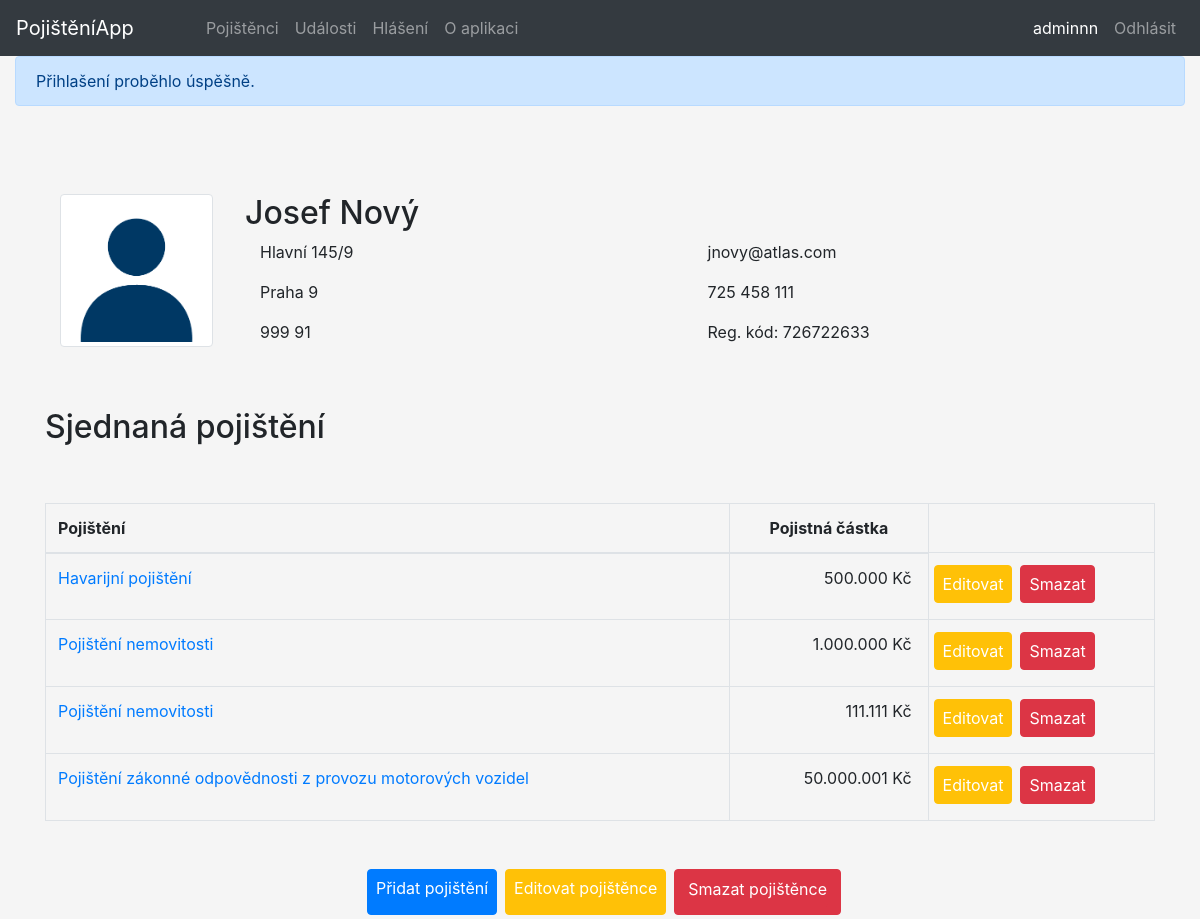
The page /detail-pojistence/10 (signed in) on the database its author committed.
### tables this page shows
CREATE TABLE `pojistenci` (
  `pojistenci_id` int(11) NOT NULL,
  `jmeno` varchar(255) NOT NULL,
  `prijmeni` varchar(255) NOT NULL,
  `email` varchar(255) NOT NULL,
  `telefon` varchar(20) NOT NULL,
  `ulice_cp` varchar(255) NOT NULL,
  `mesto` varchar(255) NOT NULL,
  `psc` varchar(6) NOT NULL,
  `registr_kod` int(11) NOT NULL
);

CREATE TABLE `pojisteni` (
  `pojisteni_id` int(11) NOT NULL,
  `poj_produkt` varchar(255) NOT NULL,
  `poj_castka` int(11) NOT NULL,
  `predmet_poj` varchar(255) NOT NULL,
  `platnost_od` date NOT NULL,
  `platnost_do` date NOT NULL,
  `pojistenec_id` int(11) NOT NULL
);

### kontrolery/SmerovacKontroler.php (called while the page is built, shortened)
<?php
class SmerovacKontroler extends Kontroler
{
	protected Kontroler $kontroler;
	private function pomlckyDoVelbloudiNotace(string $text) : string
	{
		$veta = str_replace('-', ' ', $text);
		$veta = ucwords($veta);
		$veta = str_replace(' ', '', $veta);
		return $veta;
	}
	private function parsujURL(string $url) : array
	{
        $naparsovanaURL = parse_url($url);
		$naparsovanaURL["path"] = ltrim($naparsovanaURL["path"], "/");
		$naparsovanaURL["path"] = trim($naparsovanaURL["path"]);
		$rozdelenaCesta = explode("/", $naparsovanaURL["path"]);
		return $rozdelenaCesta;
	}
    public function zpracuj(array $parametry) : void
    {
		$naparsovanaURL = $this->parsujURL($parametry[0]);
		$tridaKontroleru = $this->pomlckyDoVelbloudiNotace(array_shift($naparsovanaURL)) . 'Kontroler';
		if (file_exists('kontrolery/' . $tridaKontroleru . '.php'))
			$this->kontroler = new $tridaKontroleru;
		else
			$this->presmeruj('chyba');
        $this->kontroler->zpracuj($naparsovanaURL);
		$spravceUzivatelu = new SpravceUzivatelu();
		$uzivatel = $spravceUzivatelu->vratUzivatele();
		$this->pohled = 'rozlozeni';
    }
}

### index.php (called while the page is built, shortened)
<?php
$smerovac = new SmerovacKontroler();
$smerovac->zpracuj(array($_SERVER['REQUEST_URI']));
$smerovac->vypisPohled();

### kontrolery/DetailPojistenceKontroler.php (called while the page is built, shortened)
<?php
class DetailPojistenceKontroler extends Kontroler
{
	public function zpracuj(array $parametry): void
	{
		$spravcePojistencu = new SpravcePojistencu();
		$spravcePojisteni = new SpravcePojisteni();
		$pojistenec = $spravcePojistencu->vratJednohoPojistence(array($parametry[0]));
		$pojisteni = $spravcePojisteni->vratVsechnaPojisteni(array($parametry[0]));
		$this->pohled = 'detail-pojistence';
	}
}

### modely/Db.php (called while the page is built, shortened)
<?php
class Db {
    private static $spojeni;
    private static array $nastaveni = array(
		PDO::ATTR_ERRMODE => PDO::ERRMODE_EXCEPTION,
		PDO::MYSQL_ATTR_INIT_COMMAND => "SET NAMES utf8",
		PDO::ATTR_EMULATE_PREPARES => false,
	);
    public static function pripoj(string $host, string $uzivatel, string $heslo, string $databaze) : void
    {
		if (!isset(self::$spojeni)) {
			self::$spojeni = @new PDO(
				"mysql:host=$host;dbname=$databaze",
				$uzivatel,
				$heslo,
				self::$nastaveni
			);
		}
	}
    public static function dotazJeden(string $dotaz, array $parametry = array()) : array|bool
    {
		$navrat = self::$spojeni->prepare($dotaz);
		$navrat->execute($parametry);
		return $navrat->fetch();
	}
    public static function dotazVsechny(string $dotaz, array $parametry = array()) : array|bool
    {
		$navrat = self::$spojeni->prepare($dotaz);
		$navrat->execute($parametry);
		return $navrat->fetchAll();
	}
}

### modely/SpravcePojistencu.php (called while the page is built, shortened)
<?php
class SpravcePojistencu
{
	public function vratJednohoPojistence (array $id) : array|bool
	{
		return Db::dotazJeden('
			SELECT *
			FROM pojistenci
			WHERE pojistenci_id = ?',
			$id
			);
	}
}

### modely/SpravcePojisteni.php (called while the page is built, shortened)
<?php
class SpravcePojisteni
{
	public function vratVsechnaPojisteni(array $id) : array|bool
	{
		return Db::dotazVsechny('
			SELECT *
			FROM pojisteni
			WHERE pojistenec_id = ?
			ORDER BY poj_produkt',
			$id);
	}
}

### modely/SpravceUzivatelu.php (called while the page is built, shortened)
<?php
class SpravceUzivatelu
{
	public function vratUzivatele() : array|null
	{
		if (isset($_SESSION['uzivatel']))
			return $_SESSION['uzivatel'];
		return null;
	}
}

### pohledy/detail-pojistence.phtml (the view, shortened to what this page needs)
<div class="container">
	<div class="d-sm-flex">
		<div class="col-md-2">
			<img src="../person-icon.png" class="img-fluid img-thumbnail" alt="Symbol osoby">
		</div>
		<div class="col-md-10">
			<h2><?= $pojistenec['jmeno'] . ' ' . $pojistenec['prijmeni'] ?></h2>
			<div class="d-sm-flex">
				<div class="col-md-6 col-sm-6">
					<p><?= $pojistenec['ulice_cp'] ?></p>
					<p><?= $pojistenec['mesto'] ?></p>
					<p><?= $pojistenec['psc'] ?></p>
				</div>
				<div class="col-md-6 col-sm-6">
					<p style="word-wrap: break-word;"><?= $pojistenec['email'] ?></p>
					<p><?= $pojistenec['telefon'] ?></p>
					<p>Reg. kód: <?= $pojistenec['registr_kod'] ?></p>
				</div>
			</div>
		</div>
	</div>
	<h2 class="py-lg-5">Sjednaná pojištění</h2>
	<table class="table table-bordered table-hover table-responsive-sm">
		<thead>
			<th>Pojištění</th>
			<th style="text-align:center">Pojistná částka</th>
		</thead>
		<tbody>
			<?php foreach ($pojisteni as $produkt) : ?>
				<tr>
					<td><a href="detail-pojisteni/<?= $id_pojistence ?>/<?= $produkt['pojisteni_id'] ?>"><?= $produkt['poj_produkt'] ?></a></td>
					<td style="text-align:right; padding-right:1rem;"><?= number_format($produkt['poj_castka'], 0, ',', '.') . ' Kč' ?></td>
					<?php if ($uzivatel['admin']) : ?>
					<td>
						<div class="row">
							<form action="" method="post">
								<input type="submit" class="btn btn-warning text-white ml-2 mb-1 px-2" value="Editovat">
							</form>
							<form action="" method="post">
								<input type="submit" class="btn btn-danger text-white ml-2 mb-1 px-2" value="Smazat">
							</form>
						</div>
					</td>
					<?php endif ?>
				</tr>
			<?php endforeach ?>
		</tbody>
	</table>
	<?php if ($uzivatel['admin']) : ?>
	<div class="row justify-content-center mt-lg-5">
		<a href="pridat-pojisteni/<?= $id_pojistence ?>" class="btn btn-primary text-white ml-2 mb-1 px-2">Přidat pojištění</a>
		<a href="stavajici-pojistenec/<?= $id_pojistence ?>" class="btn btn-warning text-white ml-2 mb-1 px-2">Editovat pojištěnce</a>
		<form action="" method="post" class="btn btn-danger text-white ml-2 mb-1 pt-0">
			<input type="submit" class="btn btn-danger text-white px-0" value="Smazat pojištěnce">
		</form>
	</div>
	<?php endif ?>
</div>

### kontrolery/Kontroler.php (shortened to what this page needs)
<?php
abstract class Kontroler
{
    protected string $pohled = "";
    public function vypisPohled() : void
    {
        if ($this->pohled)
        {
            require("pohledy/" . $this->pohled . ".phtml");
        }
    }
    public function vratZpravy(): array
    {
        if (isset($_SESSION['zpravy'])) {
            $zpravy = $_SESSION['zpravy'];
            return $zpravy;
        } else
            return array();
    }
}

### pohledy/rozlozeni.phtml (shortened to what this page needs)
<!DOCTYPE html>
<html lang="cs-cz">
<head>
	<link rel="stylesheet" href="https://cdn.jsdelivr.net/npm/bootstrap@4.6.2/dist/css/bootstrap.min.css">
	<link rel="stylesheet" href="https://cdn.jsdelivr.net/npm/bootstrap-icons@1.10.2/font/bootstrap-icons.css">
	<link rel="stylesheet" href="style.css" type="text/css" />
</head>
<body>
	<header>
		<nav class="navbar navbar-expand-sm navbar-dark bg-dark fixed-top justify-content-between">
			<div class="d-inline-flex">
				<a class="navbar-brand">PojištěníApp</a>
				<ul class="navbar-nav ml-5">
					<li class="nav-item">
						<a class="nav-link" <?php if (!$prezdivka) {echo "href=prihlaseni";} else {echo "href='pojistenci'";} ?>><?php if (!$admin) {echo 'Pojištění'; } else {echo 'Pojištěnci';} ?></a>
					</li>
					<li class="nav-item">
						<a class="nav-link" <?php if (!$prezdivka) {echo "href=prihlaseni";} else {echo "href='udalosti'";} ?>>Události</a>
					</li>
					<li class="nav-item">
						<a class="nav-link" <?php if (!$prezdivka) {echo "href=prihlaseni";} else {echo "href='hlaseni'";} ?>>Hlášení</a>
					</li>
					<li class="nav-item">
						<a class="nav-link" href="o-aplikaci">O&nbsp;aplikaci</a>
					</li>
				</ul>
			</div>
			<?php if ($prezdivka) : ?>
				<ul class="navbar-nav">
					<li class="nav-item">
						<a class="nav-link active"><?= $prezdivka ?></a>
					</li>
					<li class="nav-item">
						<a class="nav-link" href="prihlaseni/odhlasit">Odhlásit</a>
					</li>
				</ul>
			<?php endif ?>
		</nav>
	</header>
	<article>
		<div class="container-fluid">
		<?php foreach ($zpravy as $zprava) {
			foreach ($zprava as $typ => $text) {
				echo '<div class="' . $typ . '">' . $text . '</div>';
			}
		}
		?>
		</div>
		<?php $this->kontroler->vypisPohled();
		?>
	</article>
</body>
</html>

### style.css (style rules this page uses)
body { background-color: whitesmoke; }
.container { margin-top: 56px; padding-top: 32px; }
.container-fluid { margin-top: 56px; }
.img-fluid { max-width: 99%; height: auto; }

### rows shown on the page
pojistenci: jmeno "Josef", prijmeni "Nový", ulice_cp "Hlavní 145/9", mesto "Praha 9", psc "999 91", email "jnovy@atlas.com", telefon "725 458 111", registr_kod "726722633"
pojisteni: poj_produkt "Havarijní pojištění", poj_castka "500.000"
pojisteni: poj_produkt "Pojištění nemovitosti", poj_castka "1.000.000"
pojisteni: poj_produkt "Pojištění nemovitosti", poj_castka "111.111"
pojisteni: poj_produkt "Pojištění zákonné odpovědnosti z provozu motorových vozidel", poj_castka "50.000.001"

### other values the page prints
$prezdivka "adminnn"
$text "Přihlašení proběhlo úspěšně."
